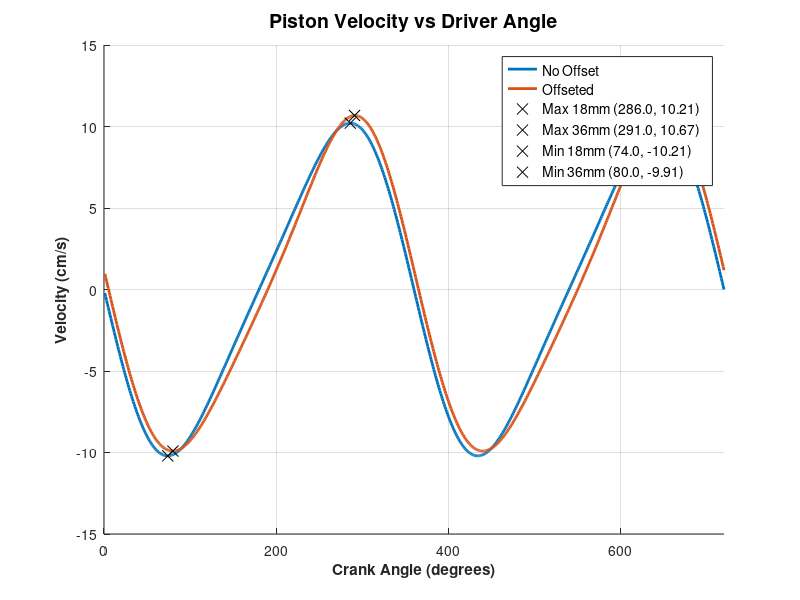

Recreate this plot in MATLAB. (Note: this script raises an error after producing the figure.)
clc; clear; % Clear command window and workspace
 
%% Link Lengths
crank_angle = 1:720;            % Range of crank angles (degrees)
crank_length = 46.5e-3;             % Length of the crank (cm)
coupler_length = 148.8e-3;          % Length of the coupler (cm)

%% Crankshaft Offsets
r0 = 0;                         % Offset between crankshaft and piston centerlines (cm)
r1 = -18e-3;                      % Offset between crankshaft and piston centerlines (cm)

%% Link Masses
m2 = 0.81;
m3 = 0.66;
m4 = 0.71;

%% Links Parameters
ground_angle = 0;               % Angle of the ground (degrees)
rpm = 2000;
w2 = rpm * pi/30;              % Angular velocity of the crank (ms^-1)
alpha2 = 0;                     % Initial angular acceleration (ms^-2)
OG2 = crank_length/10;
AG3 = coupler_length/3;
BG3 = 2*AG3;
J3 = (1/12)*m3*coupler_length^2;

%% Engine Parameters
rc0 = 9.8;                    % Compression ratio
rc1 = 10.1;                     % Compression ratio for offset
L = 2 * crank_length;           % Total stroke length (cm)
R = coupler_length / crank_length; % Ratio of coupler to driver length
bore = 83e-3;                        % Bore radius
g = 9.81;

%% General Parameters
p_atm = 101.325 * 10^3; %% pascal

%% Declaring iterating variables
s_length0 = zeros(1, length(crank_angle)); % Preallocate s_length for efficiency
s_length1 = zeros(1, length(crank_angle)); % Preallocate s_length for efficiency
coupler_angle0 = zeros(1, length(crank_angle)); % Preallocate for coupler angles
coupler_angle1 = zeros(1, length(crank_angle)); % Preallocate for coupler angles
vel_piston0 = zeros(1, length(crank_angle)); % Preallocate for velocities
vel_piston1 = zeros(1, length(crank_angle)); % Preallocate for velocities
w3 = zeros(1, length(crank_angle)); % Preallocate for velocities
alpha3 = zeros(1, length(crank_angle));
a2x = zeros(1, length(crank_angle));
a2y = zeros(1, length(crank_angle));
a3x = zeros(1, length(crank_angle));
a3y = zeros(1, length(crank_angle));
a4y = zeros(1, length(crank_angle));

%% Numerical Analysis
for i = 1:length(crank_angle)
    %%% Position Analysis %%%
    % Solve for s_length (length on follower track)
    tempa = 1;
    tempb = -2 * crank_length * cosd(crank_angle(i));
    tempc0 = crank_length^2 + r0^2 - coupler_length^2 + 2 * r0 * crank_length * sind(crank_angle(i));
    tempc1 = crank_length^2 + r1^2 - coupler_length^2 + 2 * r1 * crank_length * sind(crank_angle(i));

    tempbdot = 2 * crank_length * w2 * sind(crank_angle(i));
    tempc0dot = 0; % No derivative for tempc0
    tempc1dot = 2 * r1 * crank_length * w2 * cosd(crank_angle(i));

    % Calculate s_length for both configurations
    s_length0(i) = (-tempb + sqrt(tempb^2 - 4 * tempa * tempc0)) / (2 * tempa);
    s_length1(i) = (-tempb + sqrt(tempb^2 - 4 * tempa * tempc1)) / (2 * tempa);

    % Calculate coupler angles using atan2
    coupler_angle0(i) = atan2d(sqrt((s_length0(i) * sind(ground_angle) - r0 - crank_length * sind(crank_angle(i)))^2 / coupler_length^2), ...
                                   sqrt((s_length0(i) * cosd(ground_angle) - crank_length * cosd(crank_angle(i)))^2 / coupler_length^2));

    coupler_angle1(i) = atan2d(sqrt((s_length1(i) * sind(ground_angle) - r1 - crank_length * sind(crank_angle(i)))^2 / coupler_length^2), ...
                                   sqrt((s_length1(i) * cosd(ground_angle) - crank_length * cosd(crank_angle(i)))^2 / coupler_length^2));
                               
    % Calculate piston velocities for both configurations
    vel_piston0(i) = 0.5 * (-tempbdot + (0.5 / sqrt(tempb^2 - 4 * tempa * tempc0)) * (2 * tempb * tempbdot - 4 * tempc0dot));
    vel_piston1(i) = 0.5 * (-tempbdot + (0.5 / sqrt(tempb^2 - 4 * tempa * tempc1)) * (2 * tempb * tempbdot - 4 * tempc1dot));
    
    % solve for w3                          
    w3(i) = -(crank_length*w2*cosd(crank_angle(i)))/(coupler_length*cosd(coupler_angle0(i)));
    
    %solve for alpha3
    % Calculate alpha3 using the formula for the current step
    alpha3(i) = (crank_length * alpha2 * cosd(crank_angle(i)) - ...
                        crank_length * w2^2 * sind(crank_angle(i)) + ...
                        coupler_length * w3(i)^2 * sind(coupler_angle0(i))) / ...
                        (coupler_length * cosd(coupler_angle0(i)));
    
    % Calculate the x and y components of the acceleration a2 for the current step
    a2x(i) =  w2^2*OG2*sind(crank_angle(i));
    a2y(i) =  -w2^2*OG2*cosd(crank_angle(i));
    
    % Calculate the x and y components of acceleration a3 for the current step
    a3x(i) = w2^2 * crank_length * sind(crank_angle(i)) + ...
                    w3(i)^2 * AG3 * sind(coupler_angle0(i)) - ...
                    alpha3(i) * AG3 * cosd(coupler_angle0(i));

    a3y(i) = -w2^2 * crank_length * cosd(crank_angle(i)) - ...
                    w3(i)^2 * AG3 * cosd(coupler_angle0(i)) - ...
                    alpha3(i) * AG3 * sind(coupler_angle0(i));
    
                % Define the equation for d_double_dot
    a4y(i) = -crank_length * alpha2 * sind(crank_angle(i)) - ...
                   crank_length * w2^2 * cosd(crank_angle(i)) + ...
                   coupler_length * alpha3(i) * sind(coupler_angle0(i)) + ...
                   coupler_length * w3(i)^2 * cosd(coupler_angle0(i));

end

%% Displacement Calculation
c_length0 = max(s_length0) - s_length0;
c_length1 = max(s_length1) - s_length1;

vdisp0 = ((pi*bore^2)/4)*max(s_length0);
vdisp1 = ((pi*bore^2)/4)*max(s_length1);

%% Displaced Volume Calculation
total_volume0 = vdisp0/(rc0 -1) + ((pi*bore^2)/4)*c_length0;
total_volume1 = vdisp1/(rc1 -1) + ((pi*bore^2)/4)*c_length1;

%% Plots
% Plot Velocities vs Driver Angle
figure('Name', 'Velocity vs Driver Angle');
hold on; % Hold on to add more elements to the plot
grid on;
% Plot Title
title('Piston Velocity vs Driver Angle', 'FontWeight', 'bold', 'FontSize', 14);
% Plot the velocities
plot(crank_angle, vel_piston0, 'LineWidth', 2, 'DisplayName', 'No Offset');
plot(crank_angle, vel_piston1, 'LineWidth', 2, 'DisplayName', 'Offseted');
% Axis labels
xlabel('Crank Angle (degrees)', 'FontWeight', 'bold');
ylabel('Velocity (cm/s)', 'FontWeight', 'bold');
% Set limits
xlim([0 length(crank_angle)]); % Assuming crank_angle ranges from 0 to 360 degrees
% Legend
legend('Location', 'best', 'FontSize', 10);
%calculate max values
[piston0_max, piston0_index] = max(vel_piston0);
[piston1_max, piston1_index] = max(vel_piston1);
plot(crank_angle(piston0_index), piston0_max, 'kx', 'MarkerSize', 8, 'DisplayName', sprintf('Max 18mm (%.1f, %.2f)', crank_angle(piston0_index), piston0_max)); 
plot(crank_angle(piston1_index), piston1_max, 'kx', 'MarkerSize', 8, 'DisplayName', sprintf('Max 36mm (%.1f, %.2f)', crank_angle(piston1_index), piston1_max));
%calculate minimum values
[piston0_min, piston0_index] = min(vel_piston0);
[piston1_min, piston1_index] = min(vel_piston1);
plot(crank_angle(piston0_index), piston0_min, 'kx', 'MarkerSize', 8, 'DisplayName', sprintf('Min 18mm (%.1f, %.2f)', crank_angle(piston0_index), piston0_min)); 
plot(crank_angle(piston1_index), piston1_min, 'kx', 'MarkerSize', 8, 'DisplayName', sprintf('Min 36mm (%.1f, %.2f)', crank_angle(piston1_index), piston1_min));
xline(90, 'k--', 'DisplayName', '90 degrees')
xline(180, 'k--', 'DisplayName', '180 degrees')
xline(270, 'k--', 'DisplayName', '270 degrees')
% Set axis properties
set(gca, 'FontSize', 12, 'FontWeight', 'bold');
hold off;
 
 
 
% Plot Displacement vs Driver Angle
figure('Name', 'Displacement vs Driver Angle');
hold on; % Hold on to add more elements to the plot
grid on;
% Plot Title
title('Piston Displacement vs Driver Angle', 'FontWeight', 'bold', 'FontSize', 14);
% Plot the velocities
plot(crank_angle, c_length0, 'LineWidth', 2, 'DisplayName', 'No Offset');
plot(crank_angle, c_length1, 'LineWidth', 2, 'DisplayName', 'Offseted');
% Axis labels
xlabel('Crank Angle (degrees)', 'FontWeight', 'bold');
ylabel('Displacement (cm)', 'FontWeight', 'bold');
% Set limits
xlim([0 length(crank_angle)]); % Assuming crank_angle ranges from 0 to 360 degrees
% Legend
legend('Location', 'best', 'FontSize', 10);
%calculate max values
[piston0_max, piston0_index] = max(c_length0);
[piston1_max, piston1_index] = max(c_length1);
plot(crank_angle(piston0_index), piston0_max, 'kx', 'MarkerSize', 8, 'DisplayName', sprintf('Max 18mm (%.1f, %.2f)', crank_angle(piston0_index), piston0_max)); 
plot(crank_angle(piston1_index), piston1_max, 'kx', 'MarkerSize', 8, 'DisplayName', sprintf('Max 36mm (%.1f, %.2f)', crank_angle(piston1_index), piston1_max));
%calculate minimum values
[piston0_min, piston0_index] = min(c_length0);
[piston1_min, piston1_index] = min(c_length1);
plot(crank_angle(piston0_index), piston0_min, 'kx', 'MarkerSize', 8, 'DisplayName', sprintf('Min 18mm (%.1f, %.2f)', crank_angle(piston0_index), piston0_min)); 
plot(crank_angle(piston1_index), piston1_min, 'kx', 'MarkerSize', 8, 'DisplayName', sprintf('Min 36mm (%.1f, %.2f)', crank_angle(piston1_index), piston1_min));
xline(90, 'k--', 'DisplayName', '90 degrees')
xline(180, 'k--', 'DisplayName', '180 degrees')
xline(270, 'k--', 'DisplayName', '270 degrees')
% Set axis properties
set(gca, 'FontSize', 12, 'FontWeight', 'bold');
hold off;
 
 
 
% Plot Cylinder Volume vs Driver Angle
figure('Name', 'Piston Volume vs Driver Angle');
hold on; % Hold on to add more elements to the plot
grid on;
% Plot Title
title('Cylinder Volume vs Driver Angle', 'FontWeight', 'bold', 'FontSize', 14);
% Plot the velocities
plot(crank_angle, total_volume0*10^6, 'LineWidth', 2, 'DisplayName', 'No Offset');
plot(crank_angle, total_volume1*10^6, 'LineWidth', 2, 'DisplayName', 'Offseted');
% Axis labels
xlabel('Crank Angle (degrees)', 'FontWeight', 'bold');
ylabel('Piston Volume (cc)', 'FontWeight', 'bold');
% Set limits
xlim([0 length(crank_angle)]); % Assuming crank_angle ranges from 0 to 360 degrees
% Legend
legend('Location', 'best', 'FontSize', 10);
%calculate max values
[piston0_max, piston0_index] = max(total_volume0);
[piston1_max, piston1_index] = max(total_volume1);
plot(crank_angle(piston0_index), piston0_max, 'kx', 'MarkerSize', 8, 'DisplayName', sprintf('Max 18mm (%.1f, %.2f)', crank_angle(piston0_index), piston0_max)); 
plot(crank_angle(piston1_index), piston1_max, 'kx', 'MarkerSize', 8, 'DisplayName', sprintf('Max 36mm (%.1f, %.2f)', crank_angle(piston1_index), piston1_max));
%calculate minimum values
[piston0_min, piston0_index] = min(total_volume0);
[piston1_min, piston1_index] = min(total_volume1);
plot(crank_angle(piston0_index), piston0_min, 'kx', 'MarkerSize', 8, 'DisplayName', sprintf('Min 18mm (%.1f, %.2f)', crank_angle(piston0_index), piston0_min)); 
plot(crank_angle(piston1_index), piston1_min, 'kx', 'MarkerSize', 8, 'DisplayName', sprintf('Min 36mm (%.1f, %.2f)', crank_angle(piston1_index), piston1_min));
xline(90, 'k--', 'DisplayName', '90 degrees')
xline(180, 'k--', 'DisplayName', '180 degrees')
xline(270, 'k--', 'DisplayName', '270 degrees')
% Set axis properties
set(gca, 'FontSize', 12, 'FontWeight', 'bold');
hold off;

%% Data save
save('R:\University\Courses\Fall 24\Automotive\assignment-3\codes\part1.mat','a2x', 'a2y', 'a3x', 'a3y', 'w3', 'w2', 'alpha2',...
                'alpha3', 'g', 'm2', 'm3', 'm4', 'OG2', 'AG3', 'BG3', 'J3', 'coupler_angle0', ...
                'crank_angle', 'crank_length', 'coupler_length', 'total_volume0', 'total_volume1', 'bore', 'rpm', 'p_atm', 'a4y')
            
disp('done')
